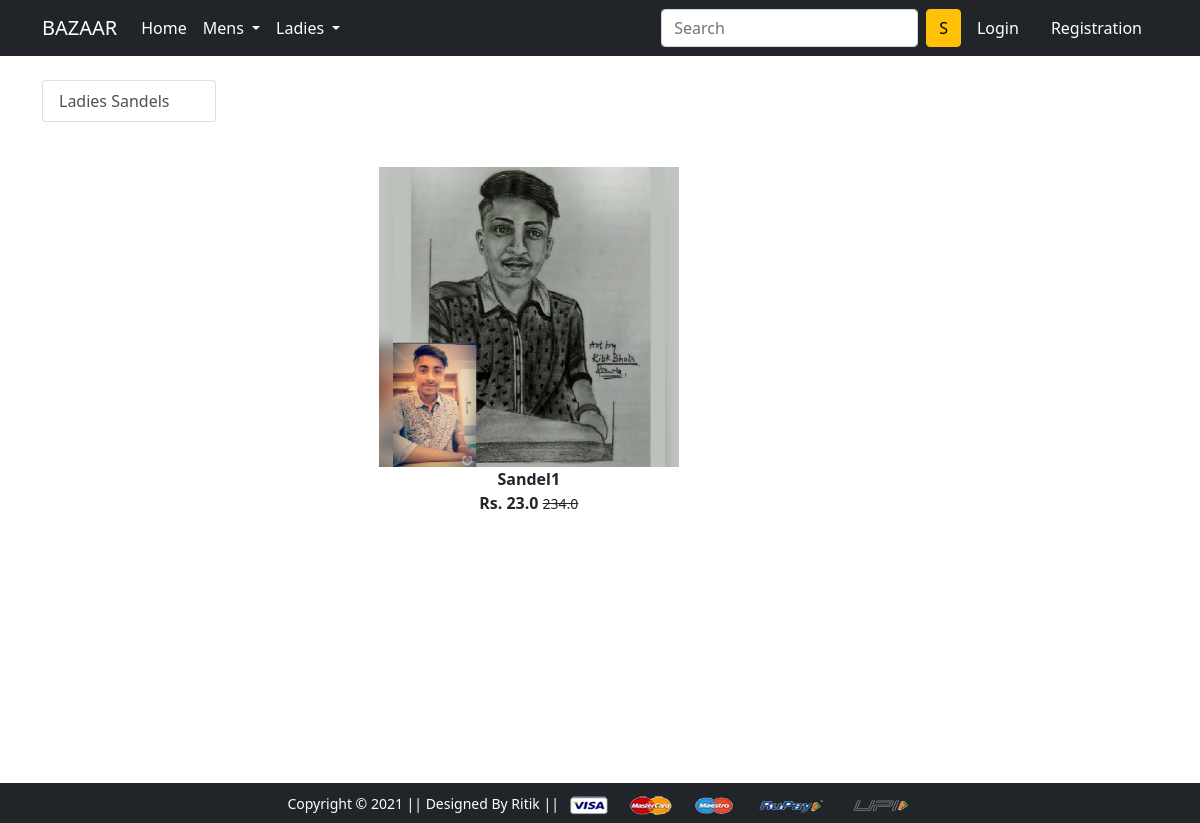
The app's page /fsandel/ with its own data.
### app/models.py (models this page shows, shortened)
class Product(models.Model):
    title = models.CharField(max_length=100)
    selling_price = models.FloatField()
    discounted_price = models.FloatField()
    description = models.TextField(default='')
    brand = models.CharField(max_length=100)
    category = models.CharField(choices=CATEGORY_CHOICES, max_length=3)
    product_image = models.ImageField(upload_to='productimg')

### app/views.py (the view)
# urls.py: path('fsandel/', views.fsandel, name='fsandel'),
def fsandel(request):
    totalitem = 0
    if request.user.is_authenticated:
        totalitem = len(Cart.objects.filter(user=request.user))
    fsandel = Product.objects.filter(category='FS')
    return render(request, 'app/fsandel.html', {'fsandel':fsandel, 'totalitem':totalitem})

### app/templates/app/fsandel.html (shortened to what this page needs)
{% extends 'app/base.html' %}
{% load static %}
{% block main-content %}
<div class="container my-5">
    <div class="row">
        <div class="col-sm-3">
            <div class="col-sm-8">
                <div class="list-group">
                     <a href="{% url 'fsandel' %}" class="list-group-item list-group-item-action"
                        aria-current="true">Ladies Sandels     </a>
                </div>
            </div>
        </div>
        <div class="col-sm-9">
            <div class="row">
                {% for product in fsandel %}
                <div class="col-sm-6 text-center mb-4">
                    <a href="{% url 'product-detail' product.id %}" class="btn">
                        <div class="item">
                            <img src="{{product.product_image.url}}" alt="" height="300" class="">
                            <div class="fw-bold">{{product.title}}</div>
                            <div class="fw-bold">Rs. {{product.discounted_price}}
                                <small class="fw-light text-decoration-line-through">{{product.selling_price}}
                                </small>
                            </div>
                        </div>
                    </a>
                </div>
                {% endfor %}
            </div>
        </div>
    </div>
</div>
{% endblock main-content %}

### app/static/app/css/style.css (style rules this page uses)
.row { margin-top: 5rem; }

### records on screen
Product: product_image (picture), title "Sandel1", discounted_price "23.0", selling_price "234.0"
